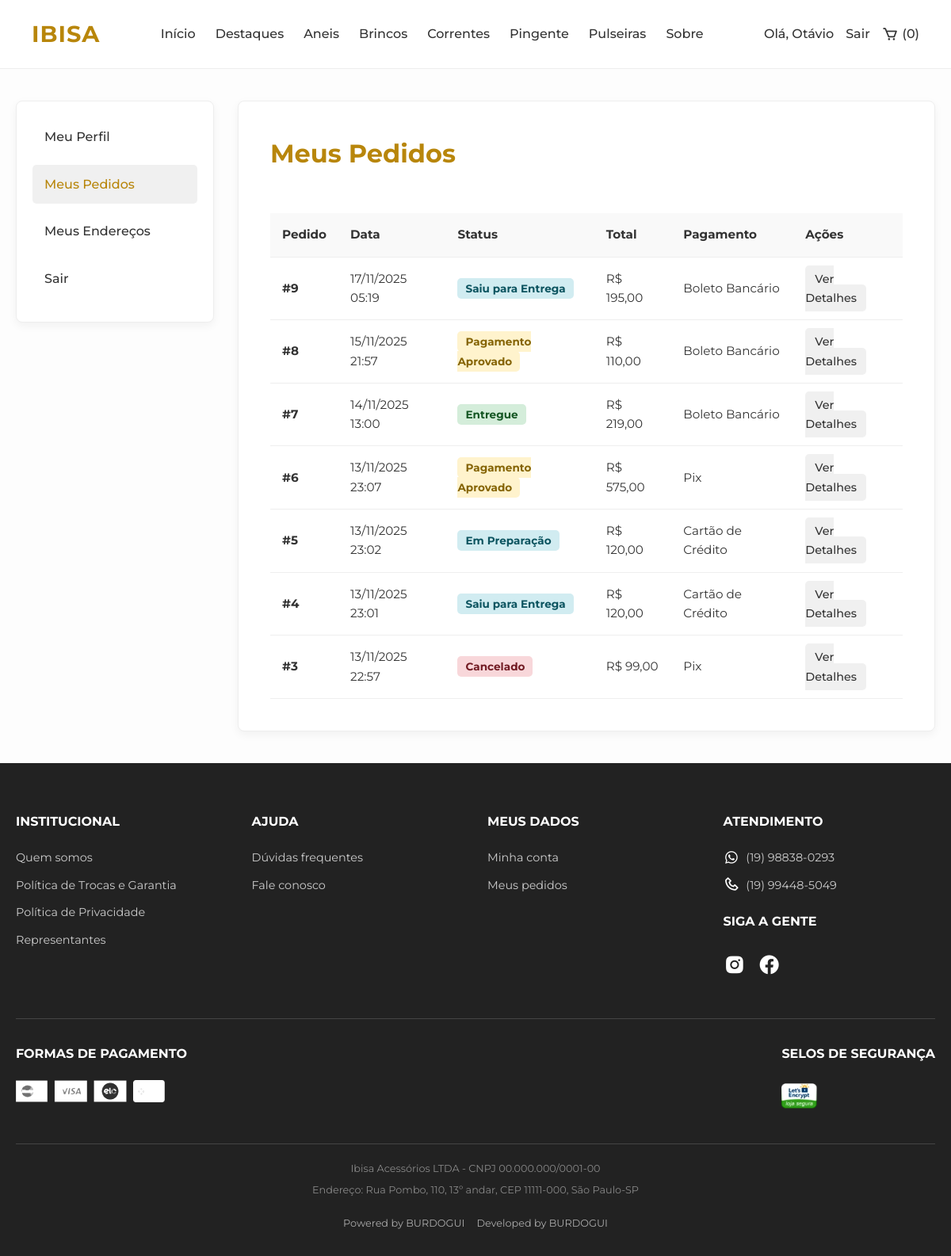
Page /pedidos.php (signed in) on the committed database.
### tables this page shows
CREATE TABLE `vendas` (
  `id_venda` int NOT NULL,
  `data` datetime NOT NULL DEFAULT CURRENT_TIMESTAMP,
  `valor_total` decimal(10,2) NOT NULL,
  `id_forma_pagamento` int NOT NULL,
  `id_usuario` int NOT NULL,
  `status` enum('Aguardando Confirmação','Pagamento Aprovado','Em Preparação','Em Trânsito','Saiu para Entrega','Entregue','Cancelado') NOT NULL DEFAULT 'Aguardando Confirmação'
);

CREATE TABLE `forma_pagamento` (
  `id_forma_pagamento` int NOT NULL,
  `nome_forma_pagamento` varchar(100) NOT NULL
);

### pedidos.php (the view, shortened to what this page needs)
<?php
require_once 'conexao.php';
$pedidos = [];
$id_usuario_logado = $_SESSION['usuario_id'];
try {
    $sql = "SELECT v.id_venda, v.data, v.status, v.valor_total, f.nome_forma_pagamento
            FROM vendas v
            JOIN forma_pagamento f ON v.id_forma_pagamento = f.id_forma_pagamento
            WHERE v.id_usuario = :id_usuario
            ORDER BY v.data DESC";
    $stmt = $pdo->prepare($sql);
    $stmt->execute([':id_usuario' => $id_usuario_logado]);
    $pedidos = $stmt->fetchAll(PDO::FETCH_ASSOC);
} catch (PDOException $e) {
    $db_error = "Erro ao carregar pedidos: " . $e->getMessage();
}
function getStatusClass($status)
{
    switch ($status) {
        case 'Aguardando Confirmação':
        case 'Pagamento Aprovado':
            return 'status-pending';
        case 'Em Preparação':
        case 'Em Trânsito':
        case 'Saiu para Entrega':
            return 'status-shipped';
        case 'Entregue':
            return 'status-delivered';
        case 'Cancelado':
            return 'status-canceled';
    }
}
?>
<!DOCTYPE html>
<html lang="pt-br">
<head>
    <link href='https://unpkg.com/boxicons@2.1.4/css/boxicons.min.css' rel='stylesheet'>
</head>
<body>
    <header id="main-header">
        <div class="logo">IBISA</div>
        <nav>
            <ul>
                <li><a href="index.php">Início</a></li>
                <li><a href="#">Destaques</a></li>
                <li><a href="#">Aneis</a></li>
                <li><a href="#">Brincos</a></li>
                <li><a href="#">Correntes</a></li>
                <li><a href="#">Pingente</a></li>
                <li><a href="#">Pulseiras</a></li>
                <li><a href="#">Sobre</a></li>
            </ul>
        </nav>
        <div class="nav-icons">
            <?php if (isset($_SESSION['usuario_logado']) && $_SESSION['usuario_logado'] === true): ?>
                <a href="perfil.php">Olá, <?php echo htmlspecialchars(explode(' ', $_SESSION['usuario_nome'])[0]); ?></a>
                <a href="logout.php">Sair</a>
            <?php else: ?>
                <a href="conta.php">Login / Cadastro</a>
            <?php endif; ?>
            <a href="#" id="open-cart-btn" style="display: flex; align-items: center; gap: 5px;">
                <i class='bx bx-cart' style="font-size: 1.3rem;"></i>
                <span id="cart-count">(0)</span>
            </a>
        </div>
    </header>
    <main>
        <div class="profile-container">
            <aside class="profile-sidebar">
                <ul>
                    <li><a href="perfil.php">Meu Perfil</a></li>
                    <li><a href="pedidos.php" class="active">Meus Pedidos</a></li>
                    <li><a href="enderecos.php">Meus Endereços</a></li>
                    <li><a href="logout.php">Sair</a></li>
                </ul>
            </aside>
            <section class="profile-content">
                <h2>Meus Pedidos</h2>
                <div class="table-responsive-wrapper">
                    <table class="orders-table">
                        <thead>
                            <tr>
                                <th>Pedido</th>
                                <th>Data</th>
                                <th>Status</th>
                                <th>Total</th>
                                <th>Pagamento</th>
                                <th>Ações</th>
                            </tr>
                        </thead>
                        <tbody>
                            <?php if (empty($pedidos)): ?>
                                <tr>
                                    <td colspan="6" style="text-align: center;">Você ainda não fez nenhum pedido.</td>
                                </tr>
                            <?php else: ?>
                                <?php foreach ($pedidos as $pedido): ?>
                                    <tr>
                                        <td><strong>#<?php echo htmlspecialchars($pedido['id_venda']); ?></strong></td>
                                        <td><?php echo date('d/m/Y H:i', strtotime($pedido['data'])); ?></td>
                                        <td>
                                            <span class="status <?php echo getStatusClass($pedido['status']); ?>">
                                                <?php echo htmlspecialchars($pedido['status']); ?>
                                            </span>
                                        </td>
                                        <td>R$ <?php echo number_format($pedido['valor_total'], 2, ',', '.'); ?></td>
                                        <td><?php echo htmlspecialchars($pedido['nome_forma_pagamento']); ?></td>
                                        <td><a href="pedido_detalhes.php?id=<?php echo $pedido['id_venda']; ?>"
                                                class="btn-secondary">Ver Detalhes</a></td>
                                    </tr>
                                <?php endforeach; ?>
                            <?php endif; ?>
                        </tbody>
                    </table>
                </div>
            </section>
        </div>
    </main>
    <footer class="site-footer">
        <div class="footer-container">
            <div class="footer-main">
                <div class="footer-col">
                    <h4>INSTITUCIONAL</h4>
                    <ul>
                        <li><a href="#">Quem somos</a></li>
                        <li><a href="#">Política de Trocas e Garantia</a></li>
                        <li><a href="#">Política de Privacidade</a></li>
                        <li><a href="#">Representantes</a></li>
                    </ul>
                </div>
                <div class="footer-col">
                    <h4>AJUDA</h4>
                    <ul>
                        <li><a href="#">Dúvidas frequentes</a></li>
                        <li><a href="#">Fale conosco</a></li>
                    </ul>
                </div>
                <div class="footer-col">
                    <h4>MEUS DADOS</h4>
                    <ul>
                        <li><a href="perfil.php">Minha conta</a></li>
                        <li><a href="pedidos.php">Meus pedidos</a></li>
                    </ul>
                </div>
                <div class="footer-col">
                    <h4>ATENDIMENTO</h4>
                    <p class="icon-text"><i class='bx bxl-whatsapp'></i> (19) 98838-0293</p>
                    <p class="icon-text"><i class='bx bx-phone'></i> (19) 99448-5049</p>
                    <h4 style="margin-top: 20px;">SIGA A GENTE</h4>
                    <div class="footer-socials">
                        <a href="https://www.instagram.com/ibisa.acessorios/" title="Instagram"><i
                                class='bx bxl-instagram-alt'></i></a>
                        <a href="#" title="Facebook"><i class='bx bxl-facebook-circle'></i></a>
                    </div>
                </div>
            </div>
            <div class="footer-bottom">
                <div class="footer-payment">
                    <h4>FORMAS DE PAGAMENTO</h4>
                    <div class="payment">
                        <img src="img/selos-pagamento/mastercard.webp" alt="Mastercard">
                        <img src="img/selos-pagamento/visa.webp" alt="Visa">
                        <img src="img/selos-pagamento/elo.webp" alt="Elo">
                        <img src="img/selos-pagamento/pix.webp" alt="Pix">
                    </div>
                </div>
                <div class="footer-security">
                    <h4>SELOS DE SEGURANÇA</h4>
                    <div class="security-seals">
                        <img src="img/selos-pagamento/letsencrypt.webp" alt="Let's Encrypt">
                    </div>
                </div>
            </div>
        </div>
        <div class="footer-sub">
            <div class="footer-container">
                <p>Ibisa Acessórios LTDA - CNPJ 00.000.000/0001-00</p>
                <p>Endereço: Rua Pombo, 110, 13º andar, CEP 11111-000, São Paulo-SP</p>
                <div class="footer-powered">
                    <span>Powered by BURDOGUI</span>
                    <span>Developed by BURDOGUI</span>
                </div>
            </div>
        </div>
    </footer>
</body>
</html>

### pedidos.php (style rules this page uses)
* { margin: 0; padding: 0; box-sizing: border-box; }
body { font-family: 'Montserrat', sans-serif; background-color: #fdfdfd; color: #333; line-height: 1.6; display: flex; flex-direction: column; min-height: 100vh; }
main { flex: 1; }
a { text-decoration: none; color: inherit; transition: color 0.3s ease; }
ul { list-style: none; }
img { max-width: 100%; display: block; }
header { width: 100%; padding: 20px 40px; display: flex; justify-content: space-between; align-items: center; background-color: #ffffff; border-bottom: 1px solid #eee; position: sticky; top: 0; z-index: 1000; transition: all 0.3s ease; }
.logo { font-size: 1.8rem; font-weight: 700; letter-spacing: 1px; color: #b8860b; }
nav ul { display: flex; gap: 25px; }
nav a { font-weight: 500; font-size: 1rem; }
.nav-icons { display: flex; gap: 15px; font-weight: 500; align-items: center; flex-shrink: 0; white-space: nowrap; }
.profile-container { display: flex; max-width: 1200px; margin: 40px auto; padding: 0 20px; gap: 30px; }
.profile-sidebar { flex: 0 0 250px; background: #ffffff; border: 1px solid #eee; border-radius: 8px; box-shadow: 0 4px 12px rgba(0, 0, 0, 0.05); padding: 20px; align-self: flex-start; }
.profile-sidebar ul li { margin-bottom: 10px; }
.profile-sidebar ul li a { display: block; padding: 12px 15px; font-weight: 500; border-radius: 5px; transition: background-color 0.3s ease, color 0.3s ease; }
.profile-sidebar ul li a.active { background-color: #f0f0f0; color: #b8860b; }
.profile-content { flex: 1; background: #ffffff; border: 1px solid #eee; border-radius: 8px; box-shadow: 0 4px 12px rgba(0, 0, 0, 0.05); padding: 40px; }
.profile-content h2 { text-align: left; font-size: 2rem; font-weight: 700; margin-bottom: 30px; color: #b8860b; }
.table-responsive-wrapper { width: 100%; overflow-x: auto; }
table.orders-table { width: 100%; border-collapse: collapse; margin-top: 20px; }
table.orders-table th, table.orders-table td { border-bottom: 1px solid #eee; padding: 15px; text-align: left; font-size: 0.95rem; }
table.orders-table th { background-color: #f9f9f9; font-weight: 700; }
.status { padding: 5px 10px; border-radius: 5px; font-weight: 700; font-size: 0.85rem; color: #333; }
.status-delivered { background-color: #d4edda; color: #155724; }
.status-pending { background-color: #fff3cd; color: #856404; }
.status-shipped { background-color: #d1ecf1; color: #0c5460; }
.status-canceled { background-color: #f8d7da; color: #721c24; }
.btn-secondary { background-color: #f0f0f0; color: #333; padding: 8px 12px; border-radius: 5px; font-weight: 500; font-size: 0.9rem; transition: background-color 0.3s ease; }
.site-footer { background-color: #222; color: #ccc; padding-top: 60px; font-size: 0.9rem; line-height: 1.7; margin-top: auto; }
.footer-container { max-width: 1200px; margin: 0 auto; padding: 0 20px; }
.footer-main { display: grid; grid-template-columns: repeat(auto-fit, minmax(200px, 1fr)); gap: 30px; border-bottom: 1px solid #444; padding-bottom: 40px; margin-bottom: 30px; }
.footer-col h4 { font-size: 1rem; font-weight: 700; color: #ffffff; margin-bottom: 20px; text-transform: uppercase; }
.footer-col ul li { margin-bottom: 10px; }
.footer-col p { margin-bottom: 10px; }
.footer-col .icon-text { display: flex; align-items: center; gap: 8px; }
.footer-col .icon-text i { font-size: 1.3rem; color: #ffffff; }
.footer-socials { display: flex; gap: 15px; }
.footer-socials a { font-size: 1.8rem; color: #ffffff; }
.footer-bottom { display: flex; justify-content: space-between; align-items: flex-start; flex-wrap: wrap; gap: 30px; padding-bottom: 40px; border-bottom: 1px solid #444; margin-bottom: 20px; }
.footer-payment h4, .footer-security h4 { font-size: 1rem; font-weight: 700; color: #ffffff; margin-bottom: 20px; text-transform: uppercase; }
.payment, .security-seals { display: flex; flex-wrap: wrap; align-items: center; }
.payment img { max-height: 28px; margin-right: 8px; margin-bottom: 8px; filter: grayscale(1) brightness(1.5); display: inline-block; }
.security-seals img { max-height: 40px; margin-right: 8px; display: inline-block; }
.footer-sub { text-align: center; font-size: 0.8rem; color: #888; padding-bottom: 30px; }
.footer-sub p { margin-bottom: 5px; }
.footer-powered { display: flex; justify-content: center; align-items: center; gap: 15px; margin-top: 20px; }
.footer-powered span { font-size: 0.8rem; color: #aaa; }

### rows in the picture
vendas: id_venda "9", data "17/11/2025 05:19", status "Saiu para Entrega", valor_total "195,00", id_forma_pagamento.nome_forma_pagamento "Boleto Bancário"
vendas: id_venda "8", data "15/11/2025 21:57", status "Pagamento Aprovado", valor_total "110,00", id_forma_pagamento.nome_forma_pagamento "Boleto Bancário"
vendas: id_venda "7", data "14/11/2025 13:00", status "Entregue", valor_total "219,00", id_forma_pagamento.nome_forma_pagamento "Boleto Bancário"
vendas: id_venda "6", data "13/11/2025 23:07", status "Pagamento Aprovado", valor_total "575,00", id_forma_pagamento.nome_forma_pagamento "Pix"
vendas: id_venda "5", data "13/11/2025 23:02", status "Em Preparação", valor_total "120,00", id_forma_pagamento.nome_forma_pagamento "Cartão de Crédito"
vendas: id_venda "4", data "13/11/2025 23:01", status "Saiu para Entrega", valor_total "120,00", id_forma_pagamento.nome_forma_pagamento "Cartão de Crédito"
vendas: id_venda "3", data "13/11/2025 22:57", status "Cancelado", valor_total "99,00", id_forma_pagamento.nome_forma_pagamento "Pix"

### other values in the picture
explode(' ', $_SESSION['usuario_nome'])[0] "Otávio"
